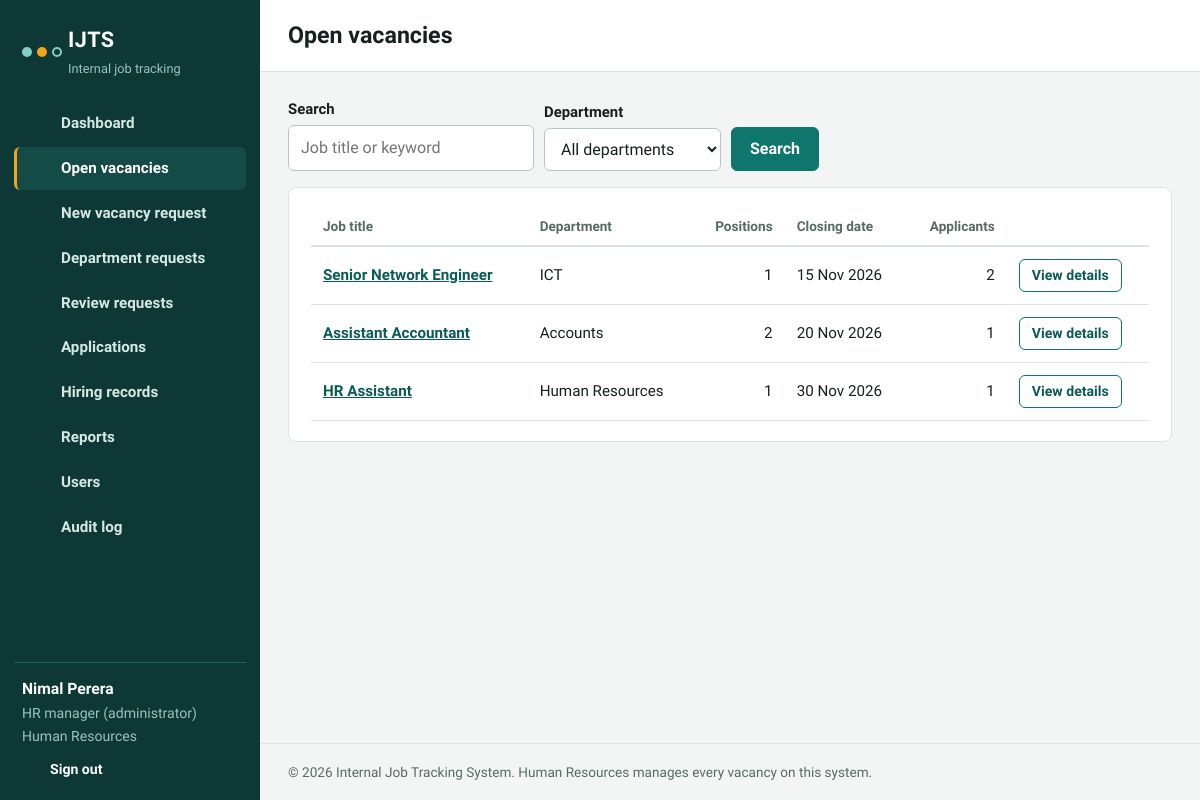
Page /vacancies.php (signed in) on the committed database.
### tables this page shows
CREATE TABLE users (
  id INT UNSIGNED AUTO_INCREMENT PRIMARY KEY,
  full_name VARCHAR(100) NOT NULL,
  email VARCHAR(120) NOT NULL UNIQUE,
  password_hash VARCHAR(255) NOT NULL,
  role ENUM('admin','hr','manager','employee') NOT NULL DEFAULT 'employee',
  department_id INT UNSIGNED NOT NULL,
  status ENUM('Active','Inactive') NOT NULL DEFAULT 'Active',
  created_at TIMESTAMP DEFAULT CURRENT_TIMESTAMP,
  FOREIGN KEY (department_id) REFERENCES departments(id)
);

CREATE TABLE departments (
  id INT UNSIGNED AUTO_INCREMENT PRIMARY KEY,
  name VARCHAR(80) NOT NULL UNIQUE
);

CREATE TABLE vacancies (
  id INT UNSIGNED AUTO_INCREMENT PRIMARY KEY,
  title VARCHAR(150) NOT NULL,
  department_id INT UNSIGNED NOT NULL,
  requested_by INT UNSIGNED NOT NULL,
  positions TINYINT UNSIGNED NOT NULL DEFAULT 1,
  description TEXT NOT NULL,
  qualifications TEXT NOT NULL,
  justification TEXT NULL,
  closing_date DATE NOT NULL,
  status ENUM('Pending','Approved','Published','Returned','Rejected','Closed','Filled') NOT NULL DEFAULT 'Pending',
  hr_comment TEXT NULL,
  reviewed_by INT UNSIGNED NULL,
  created_at TIMESTAMP DEFAULT CURRENT_TIMESTAMP,
  published_at DATETIME NULL,
  FOREIGN KEY (department_id) REFERENCES departments(id),
  FOREIGN KEY (requested_by) REFERENCES users(id),
  FOREIGN KEY (reviewed_by) REFERENCES users(id),
  INDEX idx_vac_status (status)
);

### includes/db.php (called while the page is built)
<?php
function db() {
    static $pdo = null;
    if ($pdo === null) {
        try {
            $pdo = new PDO(
                'mysql:host=' . DB_HOST . ';dbname=' . DB_NAME . ';charset=utf8mb4',
                DB_USER,
                DB_PASS,
                [
                    PDO::ATTR_ERRMODE => PDO::ERRMODE_EXCEPTION,
                    PDO::ATTR_DEFAULT_FETCH_MODE => PDO::FETCH_ASSOC,
                    PDO::ATTR_EMULATE_PREPARES => false,
                ]
            );
        } catch (PDOException $ex) {
            http_response_code(500);
            die('Cannot connect to the database. Check the settings in config/config.php and make sure you imported database/schema.sql.');
        }
    }
    return $pdo;
}

### vacancies.php (the view, shortened to what this page needs)
<?php
require_once 'includes/functions.php';
require_login();
$u = current_user();
$pageTitle = 'Open vacancies';
$q = trim($_GET['q'] ?? '');
$sql = "SELECT v.*, d.name AS dept_name,
        (SELECT COUNT(*) FROM applications a WHERE a.vacancy_id = v.id) AS apps,
        (SELECT COUNT(*) FROM applications a WHERE a.vacancy_id = v.id AND a.user_id = ?) AS mine
        FROM vacancies v JOIN departments d ON d.id = v.department_id
        WHERE v.status = 'Published'";
$p = [$u['id']];
$sql .= " ORDER BY v.closing_date ASC LIMIT 200";
$rows = q_all($sql, $p);
include 'includes/header.php';
?>
<form class="filters" method="get">
  <div class="field"><label for="q">Search</label><input type="text" id="q" name="q" value="<?= e($q) ?>" placeholder="Job title or keyword"></div>
  <div class="field"><label for="dept">Department</label>
    <select id="dept" name="dept"><option value="0">All departments</option>
    </select></div>
  <button class="btn" type="submit">Search</button>
</form>
<section class="panel">
  <?php if (!$rows): ?><p class="empty">No open vacancies match your search.</p>
  <?php else: ?><div class="table-wrap"><table>
    <thead><tr><th>Job title</th><th>Department</th><th class="num">Positions</th><th>Closing date</th><?php if (is_hr()): ?><th class="num">Applicants</th><?php endif; ?><th></th></tr></thead>
    <tbody><?php foreach ($rows as $r):
        $days = (int)floor((strtotime($r['closing_date']) - strtotime(date('Y-m-d'))) / 86400); ?>
      <tr>
        <td><a href="vacancy_view.php?id=<?= (int)$r['id'] ?>"><strong><?= e($r['title']) ?></strong></a></td>
        <td><?= e($r['dept_name']) ?></td>
        <td class="num"><?= (int)$r['positions'] ?></td>
        <td><?= e(fmt_date($r['closing_date'])) ?>
          <?php if ($days < 0): ?><span class="badge b-closed">Closed</span><?php elseif ($days <= 3): ?><span class="badge b-pending">Closing soon</span><?php endif; ?></td>
        <?php if (is_hr()): ?><td class="num"><?= (int)$r['apps'] ?></td><?php endif; ?>
        <td><?php if ((int)$r['mine'] > 0): ?><span class="badge b-selected">Applied</span><?php else: ?><a class="btn ghost sm" href="vacancy_view.php?id=<?= (int)$r['id'] ?>">View details</a><?php endif; ?></td>
      </tr>
    <?php endforeach; ?></tbody>
  </table></div><?php endif; ?>
</section>
<?php include 'includes/footer.php'; ?>

### includes/header.php (shortened to what this page needs)
<?php
$u = current_user();
$page = basename($_SERVER['PHP_SELF']);
$nav = [];
$nav[] = ['dashboard.php', 'Dashboard', 'dashboard'];
$nav[] = ['vacancies.php', 'Open vacancies', 'briefcase'];
if (in_array($u['role'], ['manager', 'hr', 'admin'], true)) {
    $nav[] = ['request_new.php', 'New vacancy request', 'plus'];
    $nav[] = ['my_requests.php', 'Department requests', 'inbox'];
}
if (is_hr()) {
    $nav[] = ['hr_requests.php', 'Review requests', 'check'];
    $nav[] = ['applications.php', 'Applications', 'file'];
    $nav[] = ['hires.php', 'Hiring records', 'users'];
    $nav[] = ['reports.php', 'Reports', 'chart'];
}
if ($u['role'] === 'admin') {
    $nav[] = ['users.php', 'Users', 'users'];
    $nav[] = ['audit.php', 'Audit log', 'list'];
}
$unread = (int)q_val("SELECT COUNT(*) FROM notifications WHERE user_id = ? AND is_read = 0", [$u['id']]);
?>
<!DOCTYPE html>
<html lang="en">
<head>
<link rel="stylesheet" href="assets/css/style.css">
</head>
<body>
<div class="app">
  <aside class="sidebar" id="sidebar">
    <a class="brand" href="dashboard.php">
      <span class="mark" aria-hidden="true"><i></i><i></i><i></i></span>
      <span class="brand-text"><strong><?= e(APP_NAME) ?></strong><small>Internal job tracking</small></span>
    </a>
    <nav class="nav" aria-label="Main">
      <?php foreach ($nav as $n): ?>
        <a href="<?= e($n[0]) ?>" class="<?= $page === $n[0] ? 'active' : '' ?>"><?= icon($n[2]) ?><span><?= e($n[1]) ?></span></a>
      <?php endforeach; ?>
    </nav>
    <div class="side-user">
      <strong><?= e($u['full_name']) ?></strong>
      <span><?= e(role_label($u['role'])) ?></span>
      <span><?= e($u['dept_name']) ?></span>
      <a href="logout.php" class="logout"><?= icon('logout') ?> Sign out</a>
    </div>
  </aside>
  <div class="main">
    <header class="topbar">
      <h1><?= e($pageTitle ?? 'Dashboard') ?></h1>
      <a class="bell" href="notifications.php" aria-label="Notifications"><?= icon('bell') ?><?php if ($unread > 0): ?><em><?= $unread ?></em><?php endif; ?></a>
    </header>
    <main class="content">

### assets/css/style.css (style rules this page uses)
:root { --ink:#0D3836; --ink-soft:#154B47; --ink-line:#25605A; --ink-text:#D6E8E4; --canvas:#F2F5F4; --surface:#FFFFFF; --text:#16201F; --muted:#586966; --line:#DCE4E1; --primary:#0F766E; --primary-dark:#0B5B55; --accent:#F2A516; --success:#1E7F4F; --danger:#B3363A; --info:#2A5DA8; --warn:#8A5200; --r:8px; --r-sm:6px; --font-head:'Bricolage Grotesque','Segoe UI',system-ui,sans-serif; --font-body:'Source Sans 3','Segoe UI',system-ui,-apple-system,Arial,sans-serif; }
* { box-sizing:border-box }
html { font-size:16px }
body { margin:0;font-family:var(--font-body);color:var(--text);background:var(--canvas);line-height:1.5 }
h1,h2,h3 { font-family:var(--font-head);margin:0;line-height:1.2 }
a { color:var(--primary-dark) }
.app { display:grid;grid-template-columns:260px 1fr;min-height:100vh }
.sidebar { background:var(--ink);color:var(--ink-text);display:flex;flex-direction:column;position:sticky;top:0;height:100vh;padding:20px 14px }
.brand { display:flex;align-items:center;gap:12px;text-decoration:none;color:#fff;padding:4px 8px 22px }
.brand-text strong { display:block;font-family:var(--font-head);font-size:1.35rem;letter-spacing:.02em }
.brand-text small { color:#9CC3BC;font-size:.8rem }
.mark { display:flex;align-items:center;width:34px }
.mark i { width:10px;height:10px;border-radius:50%;border:2px solid #7FD1C5;background:transparent;position:relative;flex:none }
.mark i+i { margin-left:5px }
.mark i:nth-child(1) { background:#7FD1C5 }
.mark i:nth-child(2) { background:var(--accent);border-color:var(--accent) }
.nav { display:flex;flex-direction:column;gap:2px;overflow:auto;flex:1 }
.nav a { display:flex;align-items:center;gap:12px;padding:10px 12px;border-radius:var(--r-sm);color:var(--ink-text);text-decoration:none;font-weight:600;font-size:.95rem;border-left:3px solid transparent }
.nav a.active { background:var(--ink-soft);border-left-color:var(--accent);color:#fff }
.side-user { border-top:1px solid var(--ink-line);padding:14px 8px 0;display:flex;flex-direction:column;gap:2px;font-size:.88rem }
.side-user strong { color:#fff;font-size:.98rem }
.side-user span { color:#9CC3BC }
.logout { display:inline-flex;align-items:center;gap:8px;margin-top:10px;color:#fff;text-decoration:none;font-weight:600 }
.main { display:flex;flex-direction:column;min-width:0 }
.topbar { display:flex;align-items:center;gap:14px;padding:16px 28px;background:var(--surface);border-bottom:1px solid var(--line);position:sticky;top:0;z-index:5 }
.topbar h1 { font-size:1.45rem;flex:1 }
.bell { position:relative;color:var(--text);padding:6px }
.content { padding:26px 28px 40px;max-width:1180px;width:100% }
.panel { background:var(--surface);border:1px solid var(--line);border-radius:var(--r);padding:20px 22px;margin-bottom:22px }
.table-wrap { overflow-x:auto }
table { width:100%;border-collapse:collapse;font-size:.95rem }
th { text-align:left;font-weight:600;color:var(--muted);font-size:.85rem;padding:8px 12px;border-bottom:2px solid var(--line);white-space:nowrap }
td { padding:12px;border-bottom:1px solid var(--line);vertical-align:middle }
td.num,th.num { text-align:right }
.field { margin-bottom:16px }
.field label { display:block;font-weight:600;margin-bottom:5px;font-size:.93rem }
input[type=text],input[type=email],input[type=password],input[type=number],input[type=date],select,textarea { width:100%;padding:10px 12px;border:1px solid #B9C7C3;border-radius:var(--r-sm);font:inherit;background:#fff;color:var(--text) }
.btn { display:inline-flex;align-items:center;justify-content:center;gap:8px;padding:9px 18px;border-radius:var(--r-sm);border:1px solid var(--primary);background:var(--primary);color:#fff;font:inherit;font-weight:600;cursor:pointer;text-decoration:none }
.btn.ghost { background:#fff;color:var(--primary-dark) }
.btn.sm { padding:5px 12px;font-size:.88rem }
.filters { display:flex;gap:10px;flex-wrap:wrap;align-items:flex-end;margin-bottom:16px }
.filters .field { margin:0;min-width:170px }

### rows in the picture
users: full_name "Nimal Perera", role "HR manager (administrator)", department.name "Human Resources"
vacancies: title "Senior Network Engineer", department.name "ICT", positions "1", closing_date "15 Nov 2026", apps "2"
vacancies: title "Assistant Accountant", department.name "Accounts", positions "2", closing_date "20 Nov 2026", apps "1"
vacancies: title "HR Assistant", department.name "Human Resources", positions "1", closing_date "30 Nov 2026", apps "1"

### other values in the picture
APP_NAME "IJTS"
$n[1] "Dashboard"
$n[1] "Open vacancies"
$n[1] "New vacancy request"
$n[1] "Department requests"
$n[1] "Review requests"
$n[1] "Applications"
$n[1] "Hiring records"
$n[1] "Reports"
$n[1] "Users"
$n[1] "Audit log"
$pageTitle "Open vacancies"
APP_FULL_NAME "Internal Job Tracking System"
